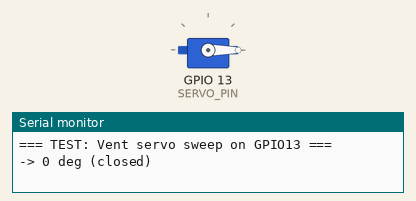
This sketch was run on a simulated ESP32. On the bench: servo, the last lines printed to the serial monitor.

Above: at 0.35 s.
At 3.35 s:
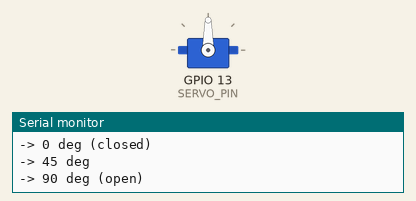
At 6.3 s:
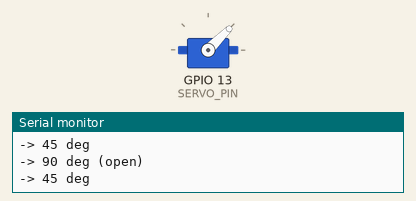
Timing chart, 0 to 8.1 s (numbered marks = the images above):
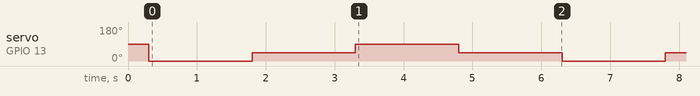

The sketch:

Servo_angles.ino
```cpp
#include <Arduino.h>
#include <ESP32Servo.h>

#define SERVO_PIN 13

Servo ventServo;

void setup() {
  Serial.begin(115200);
  delay(300);
  Serial.println(F("=== TEST: Vent servo sweep on GPIO13 ==="));
  ventServo.setPeriodHertz(50);
  ventServo.attach(SERVO_PIN, 500, 2400);
}

void loop() {
  Serial.println(F("-> 0 deg (closed)"));
  ventServo.write(0);
  delay(1500);

  Serial.println(F("-> 45 deg"));
  ventServo.write(45);
  delay(1500);

  Serial.println(F("-> 90 deg (open)"));
  ventServo.write(90);
  delay(1500);

  Serial.println(F("-> 45 deg"));
  ventServo.write(45);
  delay(1500);
}
```

Measured:
- by itself, servo on GPIO 13 (SERVO_PIN): repeats every 6.0 s: 45° 1.5 s, 90° 1.5 s, 45° 1.5 s, 0° 1.5 s
